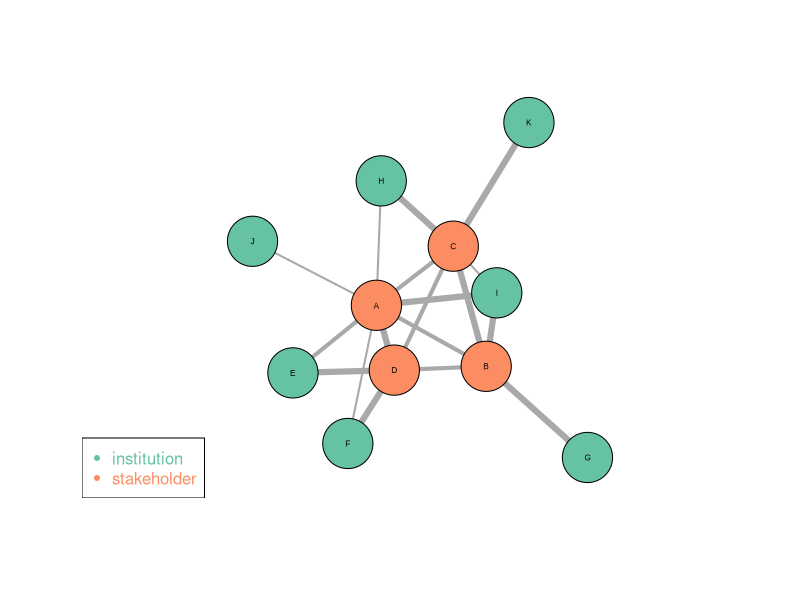

The R source for this figure:
## ---- chunk 1
library(igraph)

links <- read.csv("graph_datasets/graph_links.csv")
nodes <- read.csv("graph_datasets/graph_nodes.csv")

# Turn it into igraph object
network <- graph_from_data_frame(d = links, 
                                 vertices = nodes, 
                                 directed = F) 
 
# Make a palette of 2 colors
library(RColorBrewer)
pal <- brewer.pal(3, "Set2") 
 
# Create a vector of color
my_pal <- pal[as.numeric(as.factor(V(network)$type))]
 
# Make the plot
plot(network, 
     vertex.color = my_pal,
     vertex.size = 30,
     vertex.label.family = "Arial",
     vertex.label.cex = 0.5,
     vertex.label.color = "black",
     edge.width = E(network)$importance * 2)
 
# Add a legend
legend("bottomleft", 
       legend = levels(as.factor(V(network)$type)), 
       col = pal, 
       pch = 20 , 
       text.col = pal, 
       horiz = FALSE)
